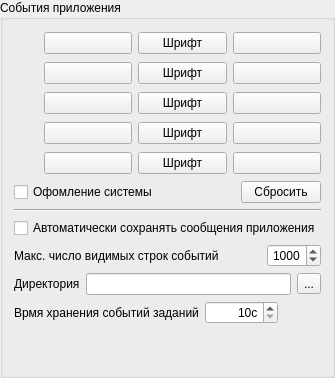
        <widget class="QGroupBox" name="logBox">
         <property name="minimumSize">
          <size>
           <width>0</width>
           <height>350</height>
          </size>
         </property>
         <property name="title">
          <string>События приложения</string>
         </property>
         <layout class="QVBoxLayout" name="verticalLayout_11">
          <item>
           <layout class="QGridLayout" name="gridLayout_2">
            <item row="4" column="0">
             <widget class="QLabel" name="label_25">
              <property name="minimumSize">
               <size>
                <width>0</width>
                <height>24</height>
               </size>
              </property>
              <property name="maximumSize">
               <size>
                <width>27</width>
                <height>16777215</height>
               </size>
              </property>
              <property name="toolTip">
               <string>Входящие сообщения</string>
              </property>
              <property name="text">
               <string comment="Входящие сообщения"/>
              </property>
              <property name="pixmap">
               <pixmap resource="resources.qrc">:/appimages/in_arrow.png</pixmap>
              </property>
             </widget>
            </item>
            <item row="4" column="1">
             <widget class="ColorButton" name="inColor">
              <property name="enabled">
               <bool>true</bool>
              </property>
              <property name="toolTip">
               <string>Цвет строки</string>
              </property>
              <property name="text">
               <string/>
              </property>
             </widget>
            </item>
            <item row="4" column="2">
             <widget class="FontSelectButton" name="inFont">
              <property name="toolTip">
               <string>Шрифт текста</string>
              </property>
              <property name="text">
               <string>Шрифт</string>
              </property>
             </widget>
            </item>
            <item row="4" column="3">
             <widget class="ColorButton" name="inFontColor">
              <property name="enabled">
               <bool>true</bool>
              </property>
              <property name="toolTip">
               <string>Цвет шрифта</string>
              </property>
              <property name="text">
               <string/>
              </property>
             </widget>
            </item>
            <item row="2" column="2">
             <widget class="FontSelectButton" name="errorFont">
              <property name="toolTip">
               <string>Шрифт текста</string>
              </property>
              <property name="text">
               <string>Шрифт</string>
              </property>
             </widget>
            </item>
            <item row="2" column="3">
             <widget class="ColorButton" name="errorFontColor">
              <property name="enabled">
               <bool>true</bool>
              </property>
              <property name="toolTip">
               <string>Цвет шрифта</string>
              </property>
              <property name="text">
               <string/>
              </property>
             </widget>
            </item>
            <item row="3" column="0">
             <widget class="QLabel" name="label_24">
              <property name="minimumSize">
               <size>
                <width>0</width>
                <height>24</height>
               </size>
              </property>
              <property name="maximumSize">
               <size>
                <width>24</width>
                <height>16777215</height>
               </size>
              </property>
              <property name="toolTip">
               <string>Исходящие сообщения</string>
              </property>
              <property name="text">
               <string comment="Исходящие сообщения"/>
              </property>
              <property name="pixmap">
               <pixmap resource="resources.qrc">:/appimages/out_arrow.png</pixmap>
              </property>
             </widget>
            </item>
            <item row="3" column="1">
             <widget class="ColorButton" name="outColor">
              <property name="enabled">
               <bool>true</bool>
              </property>
              <property name="toolTip">
               <string>Цвет строки</string>
              </property>
              <property name="text">
               <string/>
              </property>
             </widget>
            </item>
            <item row="3" column="2">
             <widget class="FontSelectButton" name="outFont">
              <property name="toolTip">
               <string>Шрифт текста</string>
              </property>
              <property name="text">
               <string>Шрифт</string>
              </property>
             </widget>
            </item>
            <item row="3" column="3">
             <widget class="ColorButton" name="outFontColor">
              <property name="enabled">
               <bool>true</bool>
              </property>
              <property name="toolTip">
               <string>Цвет шрифта</string>
              </property>
              <property name="text">
               <string/>
              </property>
             </widget>
            </item>
            <item row="1" column="2">
             <widget class="FontSelectButton" name="warningFont">
              <property name="toolTip">
               <string>Шрифт текста</string>
              </property>
              <property name="text">
               <string>Шрифт</string>
              </property>
             </widget>
            </item>
            <item row="2" column="1">
             <widget class="ColorButton" name="errorColor">
              <property name="enabled">
               <bool>true</bool>
              </property>
              <property name="toolTip">
               <string>Цвет строки</string>
              </property>
              <property name="text">
               <string/>
              </property>
             </widget>
            </item>
            <item row="1" column="3">
             <widget class="ColorButton" name="warningFontColor">
              <property name="enabled">
               <bool>true</bool>
              </property>
              <property name="toolTip">
               <string>Цвет шрифта</string>
              </property>
              <property name="text">
               <string/>
              </property>
             </widget>
            </item>
            <item row="2" column="0">
             <widget class="QLabel" name="label_23">
              <property name="minimumSize">
               <size>
                <width>0</width>
                <height>24</height>
               </size>
              </property>
              <property name="maximumSize">
               <size>
                <width>24</width>
                <height>16777215</height>
               </size>
              </property>
              <property name="toolTip">
               <string>Сообщения об ошибках</string>
              </property>
              <property name="text">
               <string comment="Сообщения об ошибках"/>
              </property>
              <property name="pixmap">
               <pixmap resource="resources.qrc">:/appimages/error_24x24.png</pixmap>
              </property>
             </widget>
            </item>
            <item row="0" column="0">
             <widget class="QLabel" name="label_21">
              <property name="minimumSize">
               <size>
                <width>0</width>
                <height>24</height>
               </size>
              </property>
              <property name="maximumSize">
               <size>
                <width>24</width>
                <height>16777215</height>
               </size>
              </property>
              <property name="toolTip">
               <string>Информационные сообщения</string>
              </property>
              <property name="text">
               <string/>
              </property>
              <property name="pixmap">
               <pixmap resource="resources.qrc">:/appimages/log_info.png</pixmap>
              </property>
              <property name="margin">
               <number>0</number>
              </property>
             </widget>
            </item>
            <item row="0" column="1">
             <widget class="ColorButton" name="infoColor">
              <property name="enabled">
               <bool>true</bool>
              </property>
              <property name="toolTip">
               <string>Цвет строки</string>
              </property>
              <property name="text">
               <string/>
              </property>
             </widget>
            </item>
            <item row="0" column="2">
             <widget class="FontSelectButton" name="infoFont">
              <property name="toolTip">
               <string>Шрифт текста</string>
              </property>
              <property name="text">
               <string>Шрифт</string>
              </property>
             </widget>
            </item>
            <item row="0" column="3">
             <widget class="ColorButton" name="infoFontColor">
              <property name="enabled">
               <bool>true</bool>
              </property>
              <property name="toolTip">
               <string>Цвет шрифта</string>
              </property>
              <property name="text">
               <string/>
              </property>
             </widget>
            </item>
            <item row="1" column="0">
             <widget class="QLabel" name="label_22">
              <property name="minimumSize">
               <size>
                <width>0</width>
                <height>24</height>
               </size>
              </property>
              <property name="maximumSize">
               <size>
                <width>24</width>
                <height>16777215</height>
               </size>
              </property>
              <property name="toolTip">
               <string>Предупреждающие сообщения</string>
              </property>
              <property name="text">
               <string/>
              </property>
              <property name="pixmap">
               <pixmap resource="resources.qrc">:/appimages/log_warning.png</pixmap>
              </property>
             </widget>
            </item>
            <item row="1" column="1">
             <widget class="ColorButton" name="warningColor">
              <property name="enabled">
               <bool>true</bool>
              </property>
              <property name="toolTip">
               <string>Цвет строки</string>
              </property>
              <property name="text">
               <string/>
              </property>
             </widget>
            </item>
           </layout>
          </item>
          <item>
           <layout class="QHBoxLayout" name="horizontalLayout_21">
            <item>
             <widget class="QCheckBox" name="logSysColor">
              <property name="toolTip">
               <string>Использовать шрифты и цветовое оформление системы</string>
              </property>
              <property name="text">
               <string>Офомление системы</string>
              </property>
             </widget>
            </item>
            <item>
             <spacer name="horizontalSpacer_11">
              <property name="orientation">
               <enum>Qt::Horizontal</enum>
              </property>
              <property name="sizeHint" stdset="0">
               <size>
                <width>40</width>
                <height>20</height>
               </size>
              </property>
             </spacer>
            </item>
            <item>
             <widget class="QPushButton" name="logFontColorReset">
              <property name="toolTip">
               <string>Сбросить настройки цвета/шрифта</string>
              </property>
              <property name="text">
               <string>Сбросить</string>
              </property>
             </widget>
            </item>
           </layout>
          </item>
          <item>
           <widget class="Line" name="line_8">
            <property name="orientation">
             <enum>Qt::Horizontal</enum>
            </property>
           </widget>
          </item>
          <item>
           <widget class="QCheckBox" name="logAutisave">
            <property name="text">
             <string>Автоматически сохранять сообщения приложения</string>
            </property>
           </widget>
          </item>
          <item>
           <layout class="QHBoxLayout" name="horizontalLayout_22">
            <item>
             <widget class="QLabel" name="label_28">
              <property name="toolTip">
               <string>Максимальное число видимых строк в журнале событий приложения и секций</string>
              </property>
              <property name="text">
               <string>Макс. число видимых строк событий</string>
              </property>
             </widget>
            </item>
            <item>
             <spacer name="horizontalSpacer_12">
              <property name="orientation">
               <enum>Qt::Horizontal</enum>
              </property>
              <property name="sizeHint" stdset="0">
               <size>
                <width>40</width>
                <height>20</height>
               </size>
              </property>
             </spacer>
            </item>
            <item>
             <widget class="QSpinBox" name="logMaxStrings">
              <property name="toolTip">
               <string>Максимальное число видимых строк в журнале событий приложения и секций</string>
              </property>
              <property name="alignment">
               <set>Qt::AlignRight|Qt::AlignTrailing|Qt::AlignVCenter</set>
              </property>
              <property name="minimum">
               <number>100</number>
              </property>
              <property name="maximum">
               <number>9999</number>
              </property>
              <property name="value">
               <number>1000</number>
              </property>
             </widget>
            </item>
           </layout>
          </item>
          <item>
           <layout class="QHBoxLayout" name="horizontalLayout_20">
            <item>
             <widget class="QLabel" name="label_27">
              <property name="text">
               <string>Директория</string>
              </property>
             </widget>
            </item>
            <item>
             <widget class="QLineEdit" name="logDir">
              <property name="text">
               <string notr="true"/>
              </property>
              <property name="readOnly">
               <bool>true</bool>
              </property>
             </widget>
            </item>
            <item>
             <widget class="QToolButton" name="logBrowseButton">
              <property name="maximumSize">
               <size>
                <width>40</width>
                <height>16777215</height>
               </size>
              </property>
              <property name="toolTip">
               <string>Выбрать папку</string>
              </property>
              <property name="text">
               <string>...</string>
              </property>
             </widget>
            </item>
           </layout>
          </item>
          <item>
           <layout class="QHBoxLayout" name="horizontalLayout_19">
            <item>
             <widget class="QLabel" name="label_26">
              <property name="toolTip">
               <string>Время отсчета начинается только после завершения задания</string>
              </property>
              <property name="text">
               <string comment="Время отсчета начинается только после завершения задания">Врмя хранения событий заданий</string>
              </property>
             </widget>
            </item>
            <item>
             <widget class="QSpinBox" name="logLifeTime">
              <property name="toolTip">
               <string>Время отсчета начинается только после завершения задания</string>
              </property>
              <property name="alignment">
               <set>Qt::AlignRight|Qt::AlignTrailing|Qt::AlignVCenter</set>
              </property>
              <property name="suffix">
               <string comment="Время жизни в секундах">с</string>
              </property>
              <property name="minimum">
               <number>10</number>
              </property>
              <property name="maximum">
               <number>999999</number>
              </property>
             </widget>
            </item>
            <item>
             <spacer name="horizontalSpacer_10">
              <property name="orientation">
               <enum>Qt::Horizontal</enum>
              </property>
              <property name="sizeHint" stdset="0">
               <size>
                <width>40</width>
                <height>20</height>
               </size>
              </property>
             </spacer>
            </item>
           </layout>
          </item>
          <item>
           <spacer name="verticalSpacer_6">
            <property name="orientation">
             <enum>Qt::Vertical</enum>
            </property>
            <property name="sizeHint" stdset="0">
             <size>
              <width>20</width>
              <height>40</height>
             </size>
            </property>
           </spacer>
          </item>
         </layout>
        </widget>
